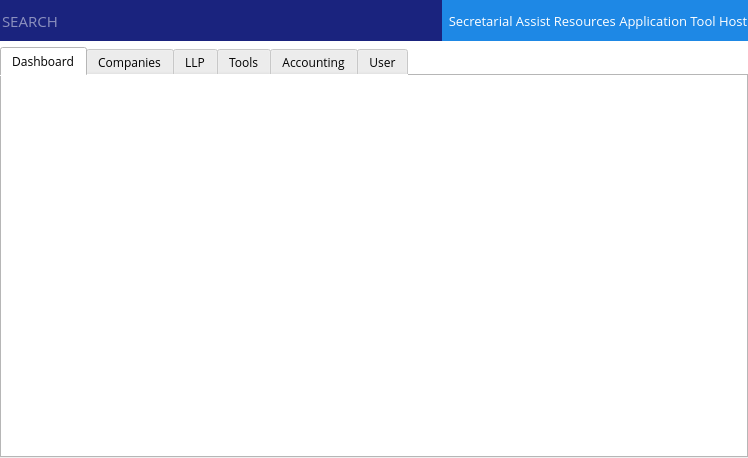
<?xml version="1.0" encoding="UTF-8"?>
<ui version="4.0">
 <class>Form</class>
 <widget class="QWidget" name="Form">
  <property name="geometry">
   <rect>
    <x>0</x>
    <y>0</y>
    <width>748</width>
    <height>458</height>
   </rect>
  </property>
  <property name="windowTitle">
   <string>Form</string>
  </property>
  <property name="styleSheet">
   <string notr="true">background-color: rgb(255, 255, 255);</string>
  </property>
  <layout class="QGridLayout" name="gridLayout">
   <property name="leftMargin">
    <number>0</number>
   </property>
   <property name="topMargin">
    <number>0</number>
   </property>
   <property name="rightMargin">
    <number>0</number>
   </property>
   <property name="bottomMargin">
    <number>0</number>
   </property>
   <item row="0" column="0">
    <widget class="QWidget" name="widget" native="true">
     <property name="maximumSize">
      <size>
       <width>16777215</width>
       <height>41</height>
      </size>
     </property>
     <property name="font">
      <font>
       <family>Open Sans</family>
       <pointsize>11</pointsize>
       <stylestrategy>PreferAntialias</stylestrategy>
      </font>
     </property>
     <property name="styleSheet">
      <string notr="true">background-color: rgb(30, 136, 229);
color: rgb(255, 255, 255);</string>
     </property>
     <layout class="QGridLayout" name="gridLayout_2">
      <property name="leftMargin">
       <number>0</number>
      </property>
      <property name="topMargin">
       <number>0</number>
      </property>
      <property name="rightMargin">
       <number>0</number>
      </property>
      <property name="bottomMargin">
       <number>0</number>
      </property>
      <item row="0" column="1">
       <widget class="QLineEdit" name="lineEdit">
        <property name="sizePolicy">
         <sizepolicy hsizetype="Expanding" vsizetype="Expanding">
          <horstretch>0</horstretch>
          <verstretch>0</verstretch>
         </sizepolicy>
        </property>
        <property name="font">
         <font>
          <family>Open Sans</family>
          <pointsize>11</pointsize>
          <stylestrategy>PreferAntialias</stylestrategy>
         </font>
        </property>
        <property name="styleSheet">
         <string notr="true">background-color: rgb(26, 35, 126);</string>
        </property>
        <property name="frame">
         <bool>false</bool>
        </property>
        <property name="placeholderText">
         <string>SEARCH</string>
        </property>
       </widget>
      </item>
      <item row="0" column="2">
       <widget class="QLabel" name="label_2">
        <property name="minimumSize">
         <size>
          <width>300</width>
          <height>0</height>
         </size>
        </property>
        <property name="font">
         <font>
          <family>Open Sans</family>
          <pointsize>10</pointsize>
          <stylestrategy>PreferAntialias</stylestrategy>
         </font>
        </property>
        <property name="text">
         <string>Secretarial Assist Resources Application Tool Host</string>
        </property>
        <property name="alignment">
         <set>Qt::AlignCenter</set>
        </property>
       </widget>
      </item>
     </layout>
    </widget>
   </item>
   <item row="1" column="0">
    <widget class="QTabWidget" name="tabWidget">
     <property name="font">
      <font>
       <family>Open Sans</family>
       <stylestrategy>PreferAntialias</stylestrategy>
      </font>
     </property>
     <property name="styleSheet">
      <string notr="true">background-color: rgb(255, 255, 255);
</string>
     </property>
     <property name="tabPosition">
      <enum>QTabWidget::North</enum>
     </property>
     <property name="currentIndex">
      <number>0</number>
     </property>
     <widget class="QWidget" name="" native="true">
      <attribute name="title">
       <string>Dashboard</string>
      </attribute>
     </widget>
     <widget class="QWidget" name="Companies" native="true">
      <attribute name="title">
       <string>Companies</string>
      </attribute>
     </widget>
     <widget class="QWidget" name="tab">
      <attribute name="title">
       <string>LLP</string>
      </attribute>
     </widget>
     <widget class="QWidget" name="tab_2">
      <attribute name="title">
       <string>Tools</string>
      </attribute>
     </widget>
     <widget class="QWidget" name="tab_4">
      <attribute name="title">
       <string>Accounting</string>
      </attribute>
     </widget>
     <widget class="QWidget" name="tab_3">
      <attribute name="title">
       <string>User</string>
      </attribute>
     </widget>
    </widget>
   </item>
  </layout>
 </widget>
 <resources/>
 <connections/>
</ui>
